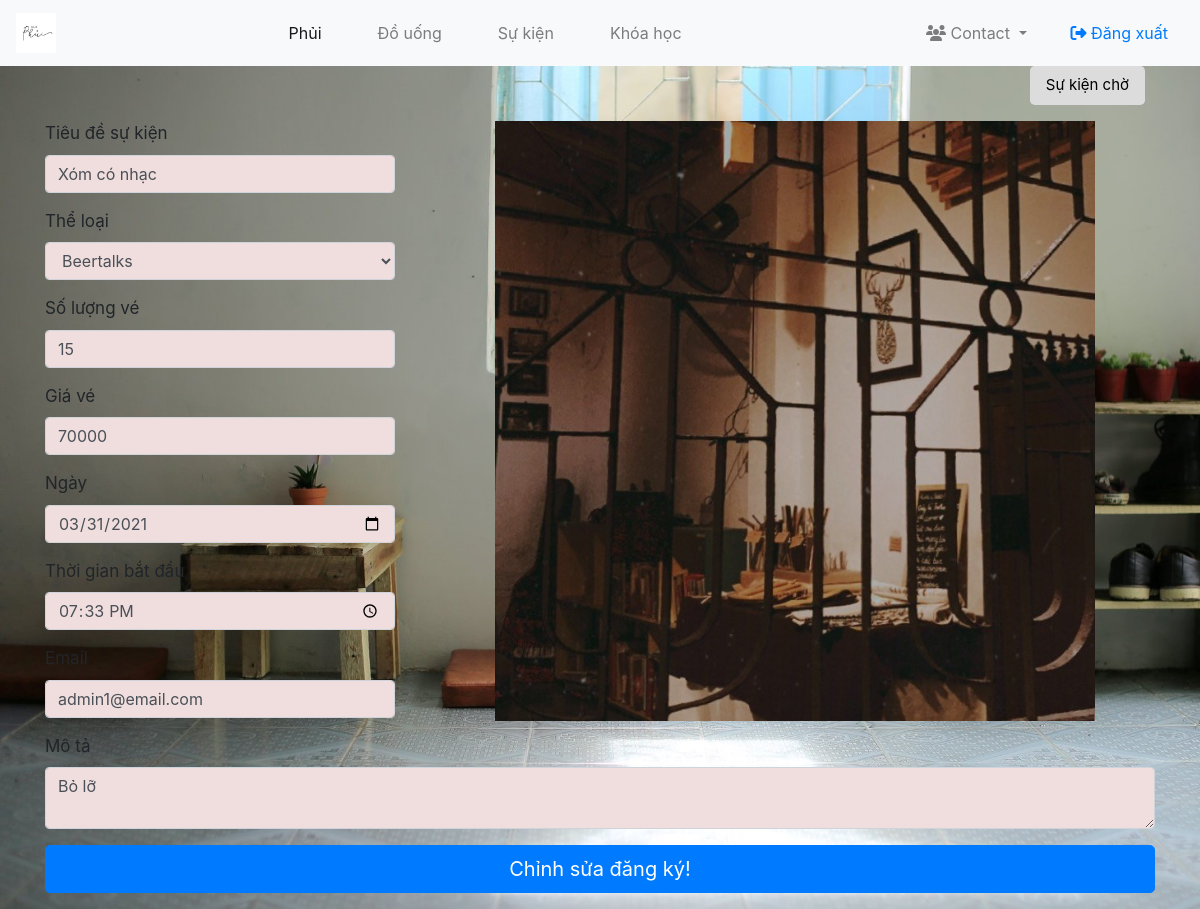
The app's page /?controller=event&action=edit&id=18 (signed in) with its own data.
### tables this page shows
CREATE TABLE `regist` (
  `id` int unsigned NOT NULL AUTO_INCREMENT,
  `name` varchar(50) NOT NULL,
  `number_ticket` int NOT NULL,
  `ticket_price` decimal(10,0) DEFAULT NULL,
  `date` date NOT NULL,
  `start_time` time NOT NULL,
  `email` varchar(50) DEFAULT NULL,
  `category_id` int unsigned DEFAULT NULL,
  `description` text,
  `status` varchar(45) DEFAULT NULL,
  PRIMARY KEY (`id`),
  UNIQUE KEY `name_UNIQUE` (`name`),
  UNIQUE KEY `date_UNIQUE` (`date`),
  KEY `category_id` (`category_id`)
);

### index.php (called while the page is built, shortened)
<?php
$action = $_GET["action"] ?? null;
require_once("dbh.php");
$controllerInstance = new $controllerName;
$controllerInstance->$action();
?>

### model/event.php (called while the page is built, shortened)
<?php
class Event
{
    static function find($id)
    {
        $sql = "SELECT * FROM regist WHERE id = $id";
        $smpt = Dbh::getInstance()->prepare($sql);
        $smpt->execute();
        $rawData = $smpt->fetch();
        $event = new Event();
        $event->id = $rawData["id"];
        $event->name = $rawData["name"];
        $event->number_ticket = $rawData["number_ticket"];
        $event->ticket_price = $rawData["ticket_price"];
        $event->date = $rawData["date"];
        $event->start_time = $rawData["start_time"];
        $event->email = $rawData["email"];
        $event->description = $rawData["description"];
        $event->category_id = $rawData["category_id"];
        $event->status = $rawData["status"];
        return $event;
    }
}

### dbh.php (called while the page is built, shortened)
<?php
class Dbh {
    private static $connection = null;
    public static function getInstance() {
        if(!isset(self::$connection)) {
            try {
                self::$connection = new PDO("mysql:host=localhost;dbname=case_study","root", "011298");
                self::$connection->setAttribute(PDO::ATTR_ERRMODE, PDO::ERRMODE_EXCEPTION);
              } catch(PDOException $e) {
                echo "Connection failed: " . $e->getMessage();
              }
        }
        return self::$connection;
    }
}
?>

### model/category.php (called while the page is built, shortened)
<?php
class Category {
    static function all() {
        $sql = "SELECT * FROM categories";
        $smpt = Dbh::getInstance()->prepare($sql);
        $smpt->execute();
        $rawData = $smpt->fetchAll();
        $list = [];
        foreach($rawData as $row) {
            $entity =  new Category();
            $entity->id = $row["id"];
            $entity->name = $row["name"];
            $list[] = $entity;
        }
        return $list;
    }
}

### views/event/edit.php (the view, shortened to what this page needs)
<link rel="stylesheet" href="/assets/styles/event-style.css">
<form class="container" method="POST">
    <div class="head-link">
        <a class="fab-button-mid-bot btn btn-primary btn-lg" type="button" href="?controller=event&action=eventlist">Sự kiện chờ</a>
    </div>
    <div class="row">
        <div id="right_form_col" class="col-md-4">
            <div class="form-group">
                <label for="exampleFormControlInput1">Tiêu đề sự kiện</label>
                <input value="<?php echo $regist->name ?>" type="text" class="form-control" name="name" id="exampleFormControlInput1" placeholder="Tiêu đề" required />
            </div>
            <div class="form-group">
                <label for="exampleFormControlSelect1">Thể loại</label>
                <select class="form-control" name="category_id" id="exampleFormControlSelect1">
                    <?php
                    foreach ($categories as $category) {
                        echo "
            <option value=$category->id>$category->name</option>
            ";
                    }
                    ?>
                </select>
            </div>
            <div class="form-group">
                <label for="exampleFormControlInput1">Số lượng vé</label>
                <input type="number" class="form-control" name="number_ticket" id="exampleFormControlInput1" placeholder="" value="<?php echo $regist->number_ticket ?>" />
            </div>
            <div class="form-group">
                <label for="exampleFormControlInput1">Giá vé</label>
                <input type="number" class="form-control" name="ticket_price" id="exampleFormControlInput1" placeholder="VND" value="<?php echo $regist->ticket_price ?>" />
            </div>
            <div class="form-group">
                <label for="exampleFormControlInput1">Ngày</label>
                <input type="date" class="form-control" name="date" id="exampleFormControlInput1" placeholder="" required value="<?php echo $regist->date ?>" />
            </div>
            <div class="form-group">
                <label for="exampleFormControlInput1">Thời gian bắt đầu</label>
                <input type="time" class="form-control" name="start_time" id="exampleFormControlInput1" placeholder="" required value="<?php echo $regist->start_time ?>" />
            </div>
            <div class="form-group">
                <label for="exampleFormControlInput1">Email</label>
                <input type="text" class="form-control" name="email" id="exampleFormControlInput1" placeholder="Email" value="<?php echo $regist->email ?>" />
            </div>
        </div>
        <div class="col-md-5">
            <img class="img-slide" src="/assets/images/img3.jpg">
        </div>
    </div>
    <div class="form-group">
        <label for="exampleFormControlTextarea1">Mô tả</label>
        <textarea class="form-control" placeholder="Gửi gắm đôi lời.." name="description" id="exampleFormControlTextarea1" rows="2"><?php echo $regist->description ?></textarea>
    </div>
    <div class="form-group">
        <button type="submit" class="btn btn-primary btn-lg btn-block">
            Chỉnh sửa đăng ký!
        </button>
    </div>
</form>

### assets/styles/event-style.css (style rules this page uses)
.head-link { height: 50px; line-height: 30px; padding-left: 10px; padding-right: 10px; margin-bottom:5px; clear: both; width: 100%; text-align: right; }
.head-link a { background-color: gainsboro; color: black; border: gainsboro; font-size: 15px; }
body { background-image: url('/assets/images/img66.jpg'); background-repeat: no-repeat; background-attachment: fixed; background-size: cover; height: auto; }
label { font-size: 17px; }
.form-control { background-color: rgb(240, 221, 221); }
.img-slide { width: 500px; width: 600px; margin-left: 70px; }

### records on screen
regist: name "Xóm có nhạc", number_ticket "15", ticket_price "70000", date "03/31/2021", start_time "19:33:00", email "admin1@email.com", description "Bỏ lỡ"

### other values on screen
form field category_id "Beertalks"
